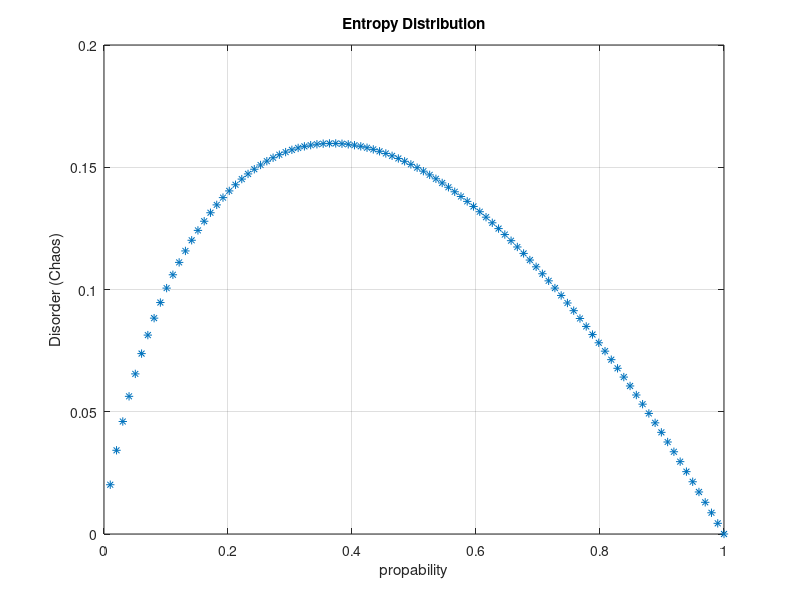

Source code (MATLAB):
clc; close all; clear;
Entropy =@(p) p.*log10(1./p);
prop = linspace(0, 1);
% prop = rand(1, 10);
% prop = prop./sum(prop);
H = Entropy(prop);
plot(prop, H, '*');
axis([0, 1, 0, 0.2]);
xlabel("propability"); ylabel("Disorder (Chaos)");
title("Entropy Distribution");
grid on;
sum(prop)